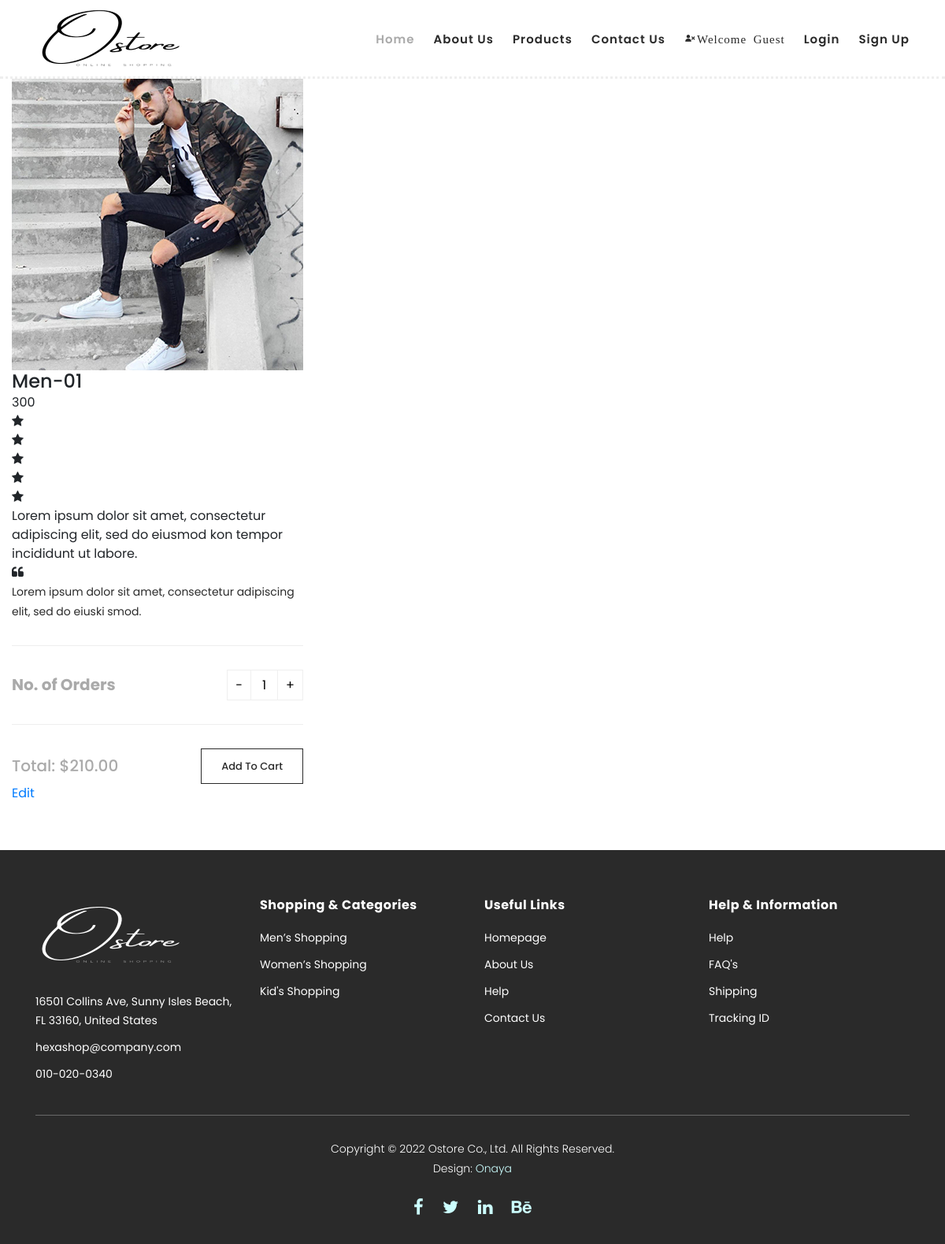
Page /product1 on the committed database.
### myapp/models.py (models this page shows, shortened)
class Product(db.Model):
    __tablename__ = "product"
    id = db.Column(db.Integer, primary_key=True)
    name = db.Column(db.String(64), nullable=True)
    price =  db.Column(db.String(78), nullable=True)
    filename = db.Column(
        db.String(89),
        nullable=True,
    )
    carts = db.relationship("LineItem", back_populates="product")

### myapp/product.py (the view)
@product.route("/product<int:id>")
def singleproduct(id):
    rows = Product.query.filter_by(id=id).first()
    return render_template("store/productdetails.html", rows=rows)

### myapp/templates/store/productdetails.html
{% extends 'store/base.html' %}
{% block content %}
    {% if rows  %}
                <div class="col-lg-4">
                    <div class="item">
                        <div class="thumb">
                            <img src="{{ url_for('product.media', filename=rows.filename) }}" alt="Women">
                        </div>
                        <div class="down-content">
                            <h4>{{ rows.name}}</h4>
                            <span>{{ rows.price}}</span>
                            <ul class="stars">
                                <li><i class="fa fa-star"></i></li>
                                <li><i class="fa fa-star"></i></li>
                                <li><i class="fa fa-star"></i></li>
                                <li><i class="fa fa-star"></i></li>
                                <li><i class="fa fa-star"></i></li>
                            </ul>
                            <span>Lorem ipsum dolor sit amet, consectetur adipiscing elit, sed do eiusmod kon tempor incididunt ut labore.</span>
                            <div class="quote">
                                <i class="fa fa-quote-left"></i><p>Lorem ipsum dolor sit amet, consectetur adipiscing elit, sed do eiuski smod.</p>
                            </div>
                            <div class="quantity-content">
                                <div class="left-content">
                                    <h6>No. of Orders</h6>
                                </div>
                                <div class="right-content">
                                    <div class="quantity buttons_added">
                                        <input type="button" value="-" class="minus"><input type="number" step="1" min="1" max="" name="quantity" value="1" title="Qty" class="input-text qty text" size="4" pattern="" inputmode=""><input type="button" value="+" class="plus">
                                    </div>
                                </div>
                            </div>
                            <div class="total">
                                <h4>Total: $210.00</h4>
                                <div class="main-border-button"><a href="#">Add To Cart</a></div>
                            </div>
                            <a href="{{ url_for('product.edit_product' , id =rows.id)}}">Edit</a>
                            <a href="{{ url_for('product.delete_product', id = rows.id)}}" class="delete"  onclick="return confirm('Are You Sure To Delete ?')" title="Delete" data-toggle="tooltip"><i class="material-icons">&#xE872;</i></a>
                        </div>
                    </div>
                </div>
    {% endif  %}
{% endblock  %}

### myapp/static/css/style.css (style rules this page uses)
* { margin: 0; padding: 0; box-sizing: border-box; }

### myapp/static/css/templatemo-hexashop.css (style rules this page uses)
html, body, div, span, applet, object, iframe, h1, h2, h3, h4, h5, h6, p, blockquote, div pre, a, abbr, acronym, address, big, cite, code, del, dfn, em, font, img, ins, kbd, q, s, samp, small, strike, strong, sub, sup, tt, var, b, u, i, center, dl, dt, dd, ol, ul, li, figure, header, nav, section, article, aside, footer, figcaption { margin: 0; padding: 0; border: 0; outline: 0; }
ul, li { padding: 0; margin: 0; list-style: none; }
* { box-sizing: border-box; }
html, body { font-family: 'Poppins', sans-serif; font-weight: 400; background-color: #fff; font-size: 16px; -ms-text-size-adjust: 100%; -webkit-font-smoothing: antialiased; -moz-osx-font-smoothing: grayscale; }
a { text-decoration: none !important; }
h1, h2, h3, h4, h5, h6 { margin-top: 0px; margin-bottom: 0px; }
ul { margin-bottom: 0px; }
p { font-size: 14px; line-height: 25px; color: #2a2a2a; }
html, body { background: #fff; font-family: 'Poppins', sans-serif; }
body { padding-top: 80px; }
.main-border-button a { font-size: 13px; color: #fff; border: 1px solid #fff; padding: 12px 25px; display: inline-block; font-weight: 500; transition: all .3s; }
.quantity-content { margin-top: 30px; padding-top: 30px; border-top: 1px solid #eee; border-bottom: 1px solid #eee; width: 100%; padding-bottom: 30px; margin-bottom: 30px; }
.quantity-content .left-content { float: left; margin-right: 30px; }
.quantity-content .right-content { text-align: right; }
.quantity-content .left-content h6 { padding-top: 7px; font-size: 20px; font-weight: 700; color: #aaa; position: relative; z-index: 11; }
.total h4 { float: left; font-size: 20px; margin-top: 10px; color: #aaa!important; }
.total .main-border-button { text-align: right; }
.total .main-border-button a { border-color: #2a2a2a; color: #2a2a2a; }
.quantity { display: inline-block; }
.quantity .input-text.qty { width: 35px; height: 39px; padding: 0 5px; text-align: center; background-color: transparent; border: 1px solid #efefef; }
.quantity.buttons_added { text-align: left; position: relative; white-space: nowrap; vertical-align: top; }
.quantity.buttons_added input { display: inline-block; margin: 0; vertical-align: top; box-shadow: none; }
.quantity.buttons_added .minus, .quantity.buttons_added .plus { padding: 7px 10px 8px; height: 39px; background-color: #ffffff; border: 1px solid #efefef; cursor:pointer; }
.quantity.buttons_added .minus { border-right: 0; }
.quantity.buttons_added .plus { border-left: 0; }

### rows in the picture
Product: filename (picture), name "Men-01", price "300"
